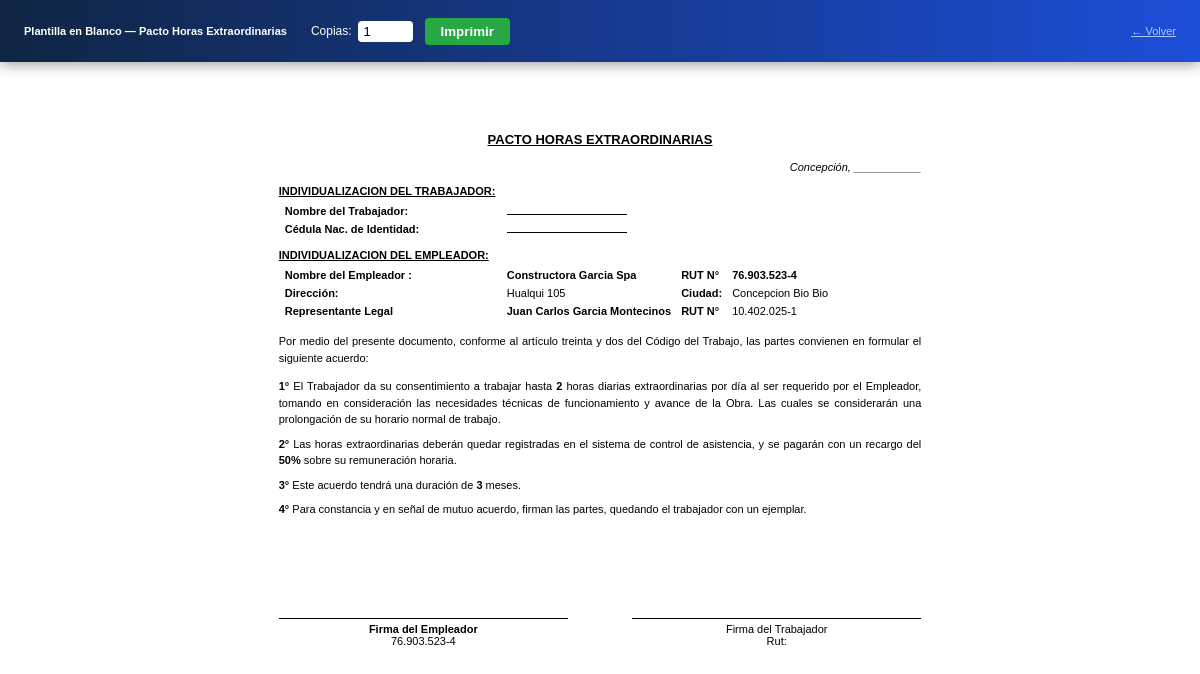
The page /documentos-empresa/en-blanco/?tipo=pacto_horas_extras&empresa_id=1 (signed in) on the database its author committed.
### core/models.py (models this page shows, shortened)
class ConfigEmpresa(models.Model):
    nombre = models.CharField(max_length=200)
    rut_empresa = models.CharField(max_length=20)
    giro = models.CharField(max_length=100, blank=True, default='Constructora')
    direccion = models.CharField(max_length=200)
    ciudad = models.CharField(max_length=100)
    correo_electronico = models.EmailField(max_length=150, blank=True)
    nombre_representante = models.CharField(max_length=150)
    rut_representante = models.CharField(max_length=20)
    cargo_representante = models.CharField(max_length=100, blank=True, default='Representante Legal')
    activo = models.BooleanField(default=True)
    creado_el = models.DateTimeField(default=timezone.now)
    class Meta:
        verbose_name = 'Empresa'
        verbose_name_plural = 'Empresas'
        ordering = ['nombre']

### core/views/documentos_generados.py (the view)
# urls.py: path('documentos-empresa/en-blanco/', views.doc_generado_blank_preview, name='doc_generado_blank_preview'),
@login_required
def doc_generado_blank_preview(request):
    from types import SimpleNamespace
    tipo = request.GET.get('tipo', '')
    template_map = {
        'contrato_trabajo': 'documentos_generados/print/contrato_trabajo.html',
        'anexo_contrato': 'documentos_generados/print/anexo_contrato.html',
        'finiquito': 'documentos_generados/print/finiquito.html',
        'pacto_horas_extras': 'documentos_generados/print/pacto_horas_extras.html',
        'acta_epp': 'documentos_generados/print/acta_epp.html',
        'acta_reglamento': 'documentos_generados/print/acta_reglamento.html',
    }
    tipo_labels = dict(DocumentoGenerado.TIPO_CHOICES)
    if tipo not in template_map:
        return redirect('doc_generado_create')
    empresa_id = request.GET.get('empresa_id', '')
    empresa = None
    if empresa_id:
        try:
            empresa = ConfigEmpresa.objects.get(pk=int(empresa_id), activo=True)
        except (ConfigEmpresa.DoesNotExist, ValueError):
            pass
    if not empresa:
        empresa = ConfigEmpresa.objects.filter(activo=True).first()
    doc_mock = SimpleNamespace(
        pk=None,
        tipo=tipo,
        trabajador=SimpleNamespace(
            nombre_completo='', rut='',
            fecha_nacimiento=None,
            direccion='', telefono='', correo='',
        ),
        empresa=empresa,
        contrato=None,
        contrato_id=None,
        get_tipo_display=lambda: tipo_labels.get(tipo, tipo),
    )
    ctx = {
        'doc': doc_mock,
        'd': {},
        'is_blank': True,
        'tipo_label': tipo_labels.get(tipo, tipo),
        'empresa_print': empresa,
    }
    return render(request, template_map[tipo], ctx)

### templates/documentos_generados/print/pacto_horas_extras.html (shortened to what this page needs)
<!DOCTYPE html>
<html lang="es">
<head>
</head>
<body>
{% if is_blank %}
<div class="print-bar">
  <strong>Plantilla en Blanco — {{ tipo_label }}</strong>
  <span style="display:flex;align-items:center;gap:6px;margin-left:12px">
    <label style="font-size:12px;white-space:nowrap">Copias:</label>
    <input type="number" id="copiasInput" value="1" min="1" max="20"
           style="width:55px;padding:3px 6px;border-radius:4px;border:none;font-size:13px">
  </span>
  <button onclick="imprimirCopias()" style="background:#28a745;color:white;border:none;padding:6px 16px;border-radius:4px;cursor:pointer;font-weight:bold;">Imprimir</button>
  <a href="{% url 'doc_generado_create' %}" style="color:#adc8ff;margin-left:auto">← Volver</a>
</div>
{% endif %}
<div class="page">
  <h1 class="titulo">PACTO HORAS EXTRAORDINARIAS</h1>
  <div class="ciudad-fecha">{{ d.ciudad_documento|default:"Concepción" }}, {{ d.fecha_documento|date:"d \d\e F \d\e Y"|default:"___________" }}</div>
  <div class="seccion-titulo">INDIVIDUALIZACION DEL TRABAJADOR:</div>
  <table class="datos">
    <tr><td>Nombre del Trabajador:</td><td><span class="valor">{{ doc.trabajador.nombre_completo }}</span></td></tr>
    <tr><td>Cédula Nac. de Identidad:</td><td><span class="valor">{{ doc.trabajador.rut }}</span></td></tr>
  </table>
  <div class="seccion-titulo">INDIVIDUALIZACION DEL EMPLEADOR:</div>
  <table class="datos">
    <tr><td>Nombre del Empleador :</td><td><b>{{ doc.empresa.nombre }}</b></td><td><b>RUT N°</b></td><td><b>{{ doc.empresa.rut_empresa }}</b></td></tr>
    <tr><td>Dirección:</td><td>{{ doc.empresa.direccion }}</td><td><b>Ciudad:</b></td><td>{{ doc.empresa.ciudad }}</td></tr>
    <tr><td>Representante Legal</td><td><b>{{ doc.empresa.nombre_representante }}</b></td><td><b>RUT N°</b></td><td>{{ doc.empresa.rut_representante }}</td></tr>
  </table>
  <p class="clausula" style="margin:12px 0">Por medio del presente documento, conforme al artículo treinta y dos del Código del Trabajo, las partes convienen en formular el siguiente acuerdo:</p>
  <p class="clausula"><b>1°</b> El Trabajador da su consentimiento a trabajar hasta <b>{{ d.horas_diarias|default:"2" }}</b> horas diarias extraordinarias por día al ser requerido por el Empleador, tomando en consideración las necesidades técnicas de funcionamiento y avance de la Obra. Las cuales se considerarán una prolongación de su horario normal de trabajo.</p>
  <p class="clausula"><b>2°</b> Las horas extraordinarias deberán quedar registradas en el sistema de control de asistencia, y se pagarán con un recargo del <b>{{ d.recargo|default:"50" }}%</b> sobre su remuneración horaria.</p>
  <p class="clausula"><b>3°</b> Este acuerdo tendrá una duración de <b>{{ d.duracion_meses|default:"3" }}</b> meses.</p>
  <p class="clausula"><b>4°</b> Para constancia y en señal de mutuo acuerdo, firman las partes, quedando el trabajador con un ejemplar.</p>
  <div class="firma-section">
    <div class="firma-box"><div class="firma-linea"><b>Firma del Empleador</b><br>{{ doc.empresa.rut_empresa }}</div></div>
    <div class="firma-box"><div class="firma-linea">Firma del Trabajador<br>Rut: {{ doc.trabajador.rut }}</div></div>
  </div>
</div>
</body>
</html>

### templates/documentos_generados/print/pacto_horas_extras.html (style rules this page uses)
* { margin:0; padding:0; box-sizing:border-box; }
body { font-family: Arial, sans-serif; font-size: 11px; color: #000; }
.page { width:210mm; margin:64px auto 0; padding:18mm 20mm; }
.print-bar { position:fixed; top:0; left:0; right:0; background:linear-gradient(90deg,#0f2543 0%,#1d4ed8 100%); color:#fff; padding:0 24px; display:flex; align-items:center; gap:12px; z-index:9999; min-height:62px; box-shadow:0 2px 14px rgba(0,0,0,.4); }
h1.titulo { font-size:13px; font-weight:bold; text-align:center; text-decoration:underline; margin-bottom:14px; }
.ciudad-fecha { text-align:right; font-style:italic; margin-bottom:12px; }
.seccion-titulo { font-weight:bold; text-decoration:underline; margin:10px 0 4px; }
table.datos td { padding:2px 4px; }
table.datos td:first-child { font-weight:bold; width:220px; }
.valor { border-bottom:1px solid #000; min-width:120px; display:inline-block; padding:0 3px; }
.clausula { margin-bottom:8px; line-height:1.5; text-align:justify; }
.firma-section { display:flex; justify-content:space-between; margin-top:50px; }
.firma-box { text-align:center; width:45%; }
.firma-linea { border-top:1px solid #000; margin-top:50px; padding-top:4px; }

### rows shown on the page
ConfigEmpresa: empresa.nombre "Constructora Garcia Spa", empresa.rut_empresa "76.903.523-4", empresa.direccion "Hualqui 105", empresa.ciudad "Concepcion Bio Bio", empresa.nombre_representante "Juan Carlos Garcia Montecinos", empresa.rut_representante "10.402.025-1"

### other values the page prints
{{ tipo_label }} "Pacto Horas Extraordinarias"
{{ d.ciudad_documento|default:"Concepción" }} "Concepción"
{{ d.fecha_documento|date:"d \d\e F \d\e Y"|default:"___________" }} "___________"
{{ d.horas_diarias|default:"2" }} "2"
{{ d.recargo|default:"50" }} "50"
{{ d.duracion_meses|default:"3" }} "3"
